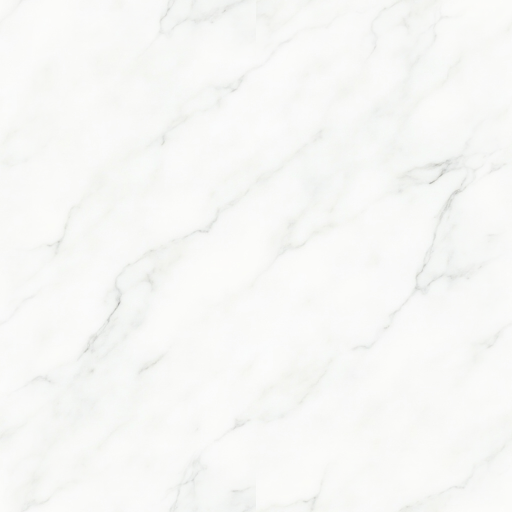
#> input picture tools/jpov/assets/sp_ui/marble/marble_sync_01.png, 1024 x 1024 px (shown at 1/2 size)
$ python make_wave_flipbook.py --src marble_sync_01.png --out out.png
#> lines starting #> are read from the running program, lines starting #| are printed output that depends on the picture
#!/usr/bin/env python3
"""make_wave_flipbook.py — 用**单张周期性纹理** + 随机水波变形烘 flipbook。

用法：
    python3 make_wave_flipbook.py --src marble_sync_01.png --method sine \\
        --out plate_wave_sine_4x4.png --frames 16 --tiles 4 --cell 256

为什么换掉「关键帧交叉淡化」：那不是水在流，是两个不同花纹的溶解（Danis 2026-10-27
「动起来了但是确实很丑」）。改为**把同一张石块往复位移**——特征在屏幕上滑、起伏，
观感是水面波动；而且因为是同一个源，任何时刻都不会出现两张石纹互相残影。

三种生成方式（--method）：
  sine    多方向正弦叠加（可预期、最像规则水波）
  ripple  多点同心涟漪（像有水滴在石面上，中心处最活跃）
  noise   周期噪声域扭曲（无序流动，最像自然水面）

三个共同保证：
1. **空间可平铺**：位移场必须是周期场（正弦用整数波数；涟漪用环面距离；
   噪声用环绕整数格点）。位移场周期 = 纹理周期 ⇒ 变形后的图依然可平铺：
   warped(x+P) = tex(x+P+d(x+P)) = tex(x+d(x))。
2. **时间可回环**：所有相位都走整数圈（相位 = 2π·f·n/frames），
   第 frames 帧的位移场**逐像素等于**第 0 帧 ⇒ 循环无跳变。
3. 采样一律用环绕（wrap）双线性，边缘不会出现黑边或拉丝。
"""

import argparse
import sys

import numpy as np
from PIL import Image


def load_source(path, cell, gain, gain_target):
    """读入单张源纹理并缩到 cell×cell（float32 [0,1] RGB）。

    gain > 0 时先做与关键帧链同一套「围绕中位亮度放大」的对比度处理：
    生图的白大理石 50% 像素挤在 ±0.005 的白平台里，不放大就看不到纹路；
    目标亮度取 0.9 让「tint 就是板材亮度」这个直觉成立。
    """
#> called with path = 'marble_sync_01.png', cell = 256, gain = 8, gain_target = 0.9
    im = Image.open(path).convert("RGB")
#> im is the input picture: PIL image 1024x1024 RGB; mean R, G, B 247.2, 247.6, 245.8
    if im.size != (cell, cell):
        im = im.resize((cell, cell), Image.LANCZOS)
#> im: PIL image 256x256 RGB
    img = np.asarray(im, dtype=np.float32) / 255.0
    if gain > 0.0:
        lum = 0.2126 * img[..., 0] + 0.7152 * img[..., 1] + 0.0722 * img[..., 2]
        median = float(np.median(lum))
#> median = 0.973
        img = np.clip(gain_target + (img - median) * gain, 0.0, 1.0)
    return img


def sample_wrap(img, x, y):
    """环绕双线性采样。x/y 是浮点像素坐标（可超出 [0,w) 任意外）。"""
    h, w = img.shape[0], img.shape[1]
    x0 = np.floor(x)
    y0 = np.floor(y)
    fx = (x - x0)[..., None]
    fy = (y - y0)[..., None]
    x0i = x0.astype(np.int64) % w
    y0i = y0.astype(np.int64) % h
    x1i = (x0i + 1) % w
    y1i = (y0i + 1) % h
    c00 = img[y0i, x0i]
    c10 = img[y0i, x1i]
    c01 = img[y1i, x0i]
    c11 = img[y1i, x1i]
    return (c00 * (1.0 - fx) * (1.0 - fy) + c10 * fx * (1.0 - fy)
            + c01 * (1.0 - fx) * fy + c11 * fx * fy)


# [35 lines left out: functions torus_dist, hash01, pnoise, not called in this run]


def field_sine(xx, yy, cell, amp, wavelength, phase01):
    """多方向正弦叠加。波数取整数 ⇒ 场以 cell 为周期（可平铺）。"""
    disp_x = np.zeros_like(xx)
    disp_y = np.zeros_like(yy)
    # (方向角, 波数倍数, 权重, 时间相位圈数) —— 固定表，保证可复现。
    waves = [
        (0.00, 1.0, 1.00, 1),
        (0.90, 1.0, 0.75, 1),
        (2.10, 2.0, 0.55, 2),
        (-0.70, 2.0, 0.40, 1),
    ]
    base_cycles = max(1.0, round(cell / max(wavelength, 1e-6)))
    for k, (ang, mult, weight, turns) in enumerate(waves):
        cycles = base_cycles * mult
        kx = np.cos(ang) * 2.0 * np.pi * cycles / cell
        ky = np.sin(ang) * 2.0 * np.pi * cycles / cell
        ph = 2.0 * np.pi * (phase01 * turns + k * 0.37)
        s = np.sin(kx * xx + ky * yy + ph) * weight
        disp_x += s * np.cos(ang) * amp
        disp_y += s * np.sin(ang) * amp
    return disp_x, disp_y


# [44 lines left out: functions field_ripple, field_noise, not called in this run]


FIELDS = {
    "sine": field_sine,
    "ripple": field_ripple,
    "noise": field_noise,
}


def main():
    ap = argparse.ArgumentParser(
        description=__doc__, formatter_class=argparse.RawDescriptionHelpFormatter)
    ap.add_argument("--src", required=True, help="单张**已无缝**的源纹理")
    ap.add_argument("--out", required=True, help="输出图集 PNG")
    ap.add_argument("--method", default="sine", choices=sorted(FIELDS),
                    help="水波生成方式（默认 sine）")
    ap.add_argument("--frames", type=int, default=16)
    ap.add_argument("--tiles", type=int, default=4)
    ap.add_argument("--cell", type=int, default=256, help="每格边长（默认 256）")
    ap.add_argument("--amp", type=float, default=10.0, help="位移幅度（像素）")
    ap.add_argument("--wavelength", type=float, default=96.0,
                    help="波长（像素，越大波越缓）")
    ap.add_argument("--contrast", type=float, default=8.0,
                    help="对比度增益（0 = 不处理；默认 8，同关键帧链）")
    ap.add_argument("--gain-target", type=float, default=0.90,
                    help="白平台落到的亮度（默认 0.90）")
    # 周期性地保证：默认强制开启，不达标直接退出码 1（不给“看着好像还行”的余地）。
    ap.add_argument("--no-verify", action="store_true",
                    help="跳过周期性自检（仅调试用；正式烘图必须开着）")
    # 另一种「首尾字面相等」的烘法：把相位改成 f/(N-1)，于是最后一格与第一格完全一样。
    # 代价：引擎按 N 格循环，会有一拍停在同一个相位（轻微顿一下）——默认不开。
    ap.add_argument("--close", action="store_true",
                    help="首尾格字面相等（f/(N-1) 烘法）；默认关，见 README 的取舍说明")
    args = ap.parse_args()

    if args.tiles * args.tiles != args.frames:
        sys.exit(f"错误：frames({args.frames}) 必须等于 tiles²({args.tiles}²)")
    if args.amp < 0.0:
        sys.exit("错误：--amp 必须 >= 0")
    if args.wavelength <= 0.0:
        sys.exit("错误：--wavelength 必须 > 0")

    src = load_source(args.src, args.cell, args.contrast, args.gain_target)
    field = FIELDS[args.method]

    # 像素中心坐标网格（避免采样正好落在整数边界上）
    gy, gx = np.mgrid[0:args.cell, 0:args.cell].astype(np.float32)
    xx = gx + 0.5
    yy = gy + 0.5

    sheet = Image.new("RGB", (args.tiles * args.cell, args.tiles * args.cell))
#> sheet: PIL image 1024x1024 RGB; every value is 0
    frames = []
    for f in range(args.frames):
        if args.close:
            # 相位含端点：[0, 1] 均匀取 N 个 → 最后一格 = 第一格（字面闭环）。
            phase01 = float(f) / float(args.frames - 1)
        else:
            # 相位走半开区间 [0, 1)，第 N 帧回到第 0 帧 ⇒ 动画意义上闭环、无重复帧。
            phase01 = float(f) / float(args.frames)
        dx, dy = field(xx, yy, float(args.cell), args.amp, args.wavelength, phase01)
        warped = sample_wrap(src, xx + dx, yy + dy)
        frames.append(warped)
        img = Image.fromarray(
            np.clip(warped * 255.0 + 0.5, 0.0, 255.0).astype(np.uint8), "RGB")
        sheet.paste(img, ((f % args.tiles) * args.cell, (f // args.tiles) * args.cell))
#> this loop made 16 passes
#> pass 1, in sample_wrap, `fy = (y - y0)[..., None]`:
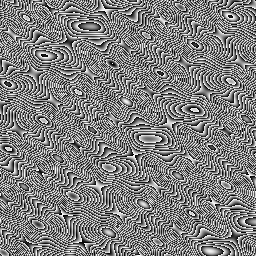
#> fy: shape (256, 256, 1) float32; min 0, max 1, mean 0.5
#> after the loop:
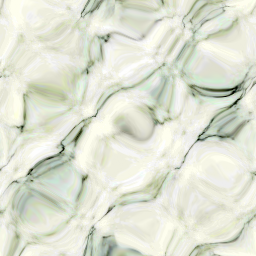
#> img: PIL image 256x256 RGB; mean R, G, B 222.5, 225.8, 210.9
#> after the loop:
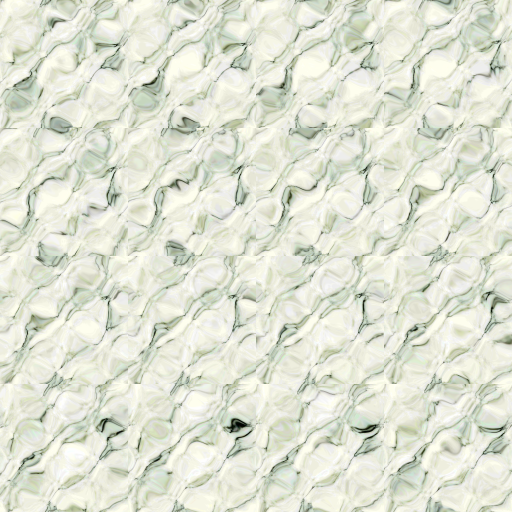
#> sheet: PIL image 1024x1024 RGB (shown at 1/2 size); mean R, G, B 223.7, 226.6, 211.9
#> after the loop, frames = 16 items

    # ---- 周期性硬校验（默认开）----
    # 检查的不是“末格长得像首格”（那条对循环动画是错的），而是两个真正的不变量：
    #   ① 位移场 phase=1.0 必须等于 phase=0.0（这才是“周期”的数学定义）；
    #   ② 回绕那一拍的帧间差不能是离群值（否则循环处会看到一跳）。
    if not args.no_verify:
        dx0, dy0 = field(xx, yy, float(args.cell), args.amp, args.wavelength, 0.0)
#> the loop in field_sine (call 17), `for k, (ang, mult, weight, turns) in enumerate(waves):` made 4 passes
#> pass 1, in field_sine (call 17), `s = np.sin(kx * xx + ky * yy + ph) * weight`:
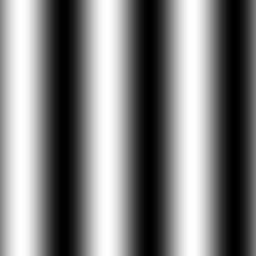
#> s: shape (256, 256) float32; min -1, max 1, mean 0; drawn with min black and max white
#> after the loop in field_sine (call 17), `for k, (ang, mult, weight, turns) in enumerate(waves):`:
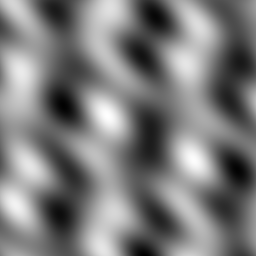
#> disp_x: shape (256, 256) float32; min -19.2, max 20.08, mean 0; drawn with min black and max white
#> after the loop in field_sine (call 17), `for k, (ang, mult, weight, turns) in enumerate(waves):`:
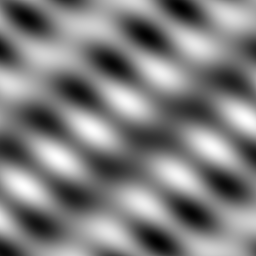
#> disp_y: shape (256, 256) float32; min -13.18, max 13.19, mean -0.00741; drawn with min black and max white
        dx1, dy1 = field(xx, yy, float(args.cell), args.amp, args.wavelength, 1.0)
#> the loop in field_sine (call 18), `for k, (ang, mult, weight, turns) in enumerate(waves):` made 4 passes
#> pass 2, in field_sine (call 18), `disp_x += s * np.cos(ang) * amp`:
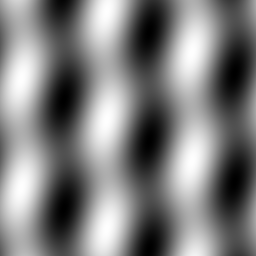
#> disp_x: shape (256, 256) float32; min -14.66, max 14.66, mean -0.0056; drawn with min black and max white
        field_err = float(max(np.abs(dx0 - dx1).max(), np.abs(dy0 - dy1).max()))
#> field_err = 2.03e-05
        diffs = [float(np.abs(frames[(i + 1) % args.frames] - frames[i]).mean() * 255.0)
                 for i in range(args.frames)]
#> diffs = [12.45, 12.77, 12.3, 12.52, 13.61, 12.79, 12.21, 12.1, 12.31, 11.5, 12.29, 13.29, 13.56, 12.54, 12.48, 13.15]
        wrap = diffs[-1]
#> wrap = 13.15
        others = diffs[:-1]
#> others = [12.45, 12.77, 12.3, 12.52, 13.61, 12.79, 12.21, 12.1, 12.31, 11.5, 12.29, 13.29, 13.56, 12.54, 12.48]
        lo, hi = min(others), max(others)
#> lo = 11.5; hi = 13.61
        print(f"  [verify] 位移场 phase1−phase0 最大偏差 = {field_err:.2e} px")
#|   [verify] 位移场 phase1−phase0 最大偏差 = 2.03e-05 px
        print(f"  [verify] 回绕拍 = {wrap:.2f} / 其余 {lo:.2f}~{hi:.2f}")
#|   [verify] 回绕拍 = 13.15 / 其余 11.50~13.61
        ok = True
        if field_err > 1e-3:
            print(f"  [verify] ✗ 位移场不是周期场（|Δ|={field_err:.3e} > 1e-3）")
            ok = False
        # 回绕拍允许落在其余拍的 [0.75, 1.3] 范围（均值/标准差对样本量敏感，用极值更直观）
        if not (wrap >= lo * 0.75 and wrap <= hi * 1.3):
            print(f"  [verify] ✗ 回绕拍是离群值：{wrap:.2f} 不在 [{lo:.2f},{hi:.2f}] "
                  f"的 ±25%/30% 容差内")
            ok = False
        if not ok:
            sys.exit("周期校验失败：不肯输出不闭合的 flipbook（--no-verify 可强制跳过）")

    sheet.save(args.out)

    # 自检：帧间差 + 回环差（15→0 应落在同一区间，否则循环会跳）
    diffs = [float(np.abs(frames[(i + 1) % args.frames] - frames[i]).mean() * 255.0)
             for i in range(args.frames)]
    print(f"method={args.method} amp={args.amp} lambda={args.wavelength} "
          f"frames={args.frames} → {args.out}")
    print(f"  帧间平均差: min={min(diffs):.2f} max={max(diffs):.2f} "
          f"回环(末→首)={diffs[-1]:.2f}")
#|   帧间平均差: min=11.50 max=13.61 回环(末→首)=13.15


if __name__ == "__main__":
    main()

$ run again, with tools/jpov/assets/sp_ui/marble/marble_sync_00.png copied over tools/jpov/assets/sp_ui/marble/marble_sync_01.png
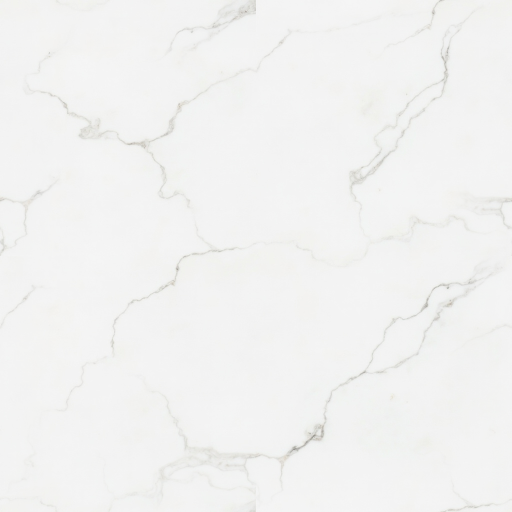
#> input picture tools/jpov/assets/sp_ui/marble/marble_sync_00.png, 1024 x 1024 px (shown at 1/2 size)
#> in load_source, im is the input picture: PIL image 1024x1024 RGB; mean R, G, B 241.8, 241.9, 241.2
#> im: PIL image 256x256 RGB
#> median = 0.953
#> after the loop in main, `for f in range(args.frames):`:
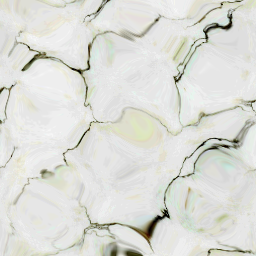
#> img: PIL image 256x256 RGB; mean R, G, B 219.5, 220.5, 215
#> after the loop in main, `for f in range(args.frames):`:
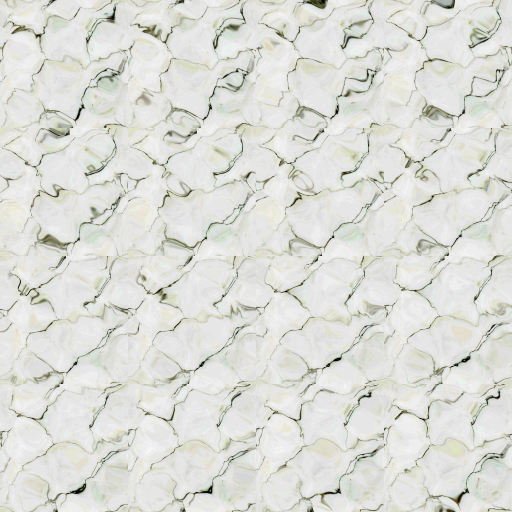
#> sheet: PIL image 1024x1024 RGB (shown at 1/2 size); mean R, G, B 220.2, 221.1, 215.7
#> after the loop in main, `for f in range(args.frames):`: frames = 16 items
#> field_err = 2.03e-05
#> diffs = [13.48, 14.57, 12.94, 12.89, 12.5, 11.53, 11.02, 10.72, 10.8, 10.4, 9.51, 9.96, 9.94, 10.47, 11.78, 12.48]
#> wrap = 12.48
#> others = [13.48, 14.57, 12.94, 12.89, 12.5, 11.53, 11.02, 10.72, 10.8, 10.4, 9.51, 9.96, 9.94, 10.47, 11.78]
#> lo = 9.51; hi = 14.57
#|   [verify] 位移场 phase1−phase0 最大偏差 = 2.03e-05 px
#|   [verify] 回绕拍 = 12.48 / 其余 9.51~14.57
#|   帧间平均差: min=9.51 max=14.57 回环(末→首)=12.48

$ run again, with tools/jpov/assets/sp_ui/marble/marble_sync_02.png copied over tools/jpov/assets/sp_ui/marble/marble_sync_01.png
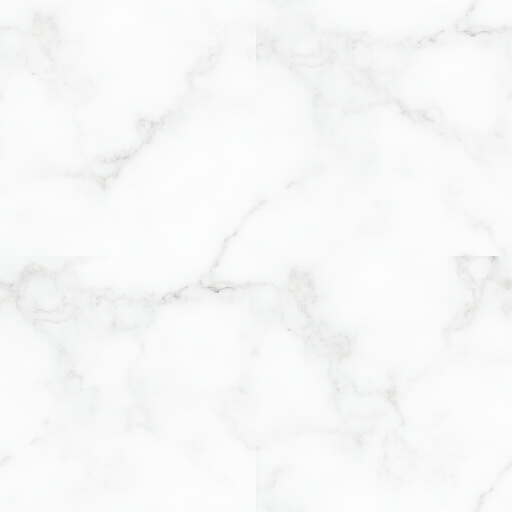
#> input picture tools/jpov/assets/sp_ui/marble/marble_sync_02.png, 1024 x 1024 px (shown at 1/2 size)
#> in load_source, im is the input picture: PIL image 1024x1024 RGB; mean R, G, B 246.9, 248, 247.3
#> im: PIL image 256x256 RGB
#> median = 0.976
#> after the loop in main, `for f in range(args.frames):`:
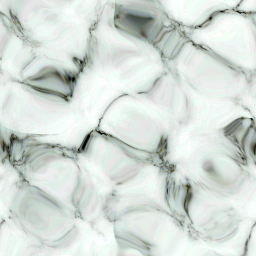
#> img: PIL image 256x256 RGB; mean R, G, B 211.5, 220.1, 215.1
#> after the loop in main, `for f in range(args.frames):`:
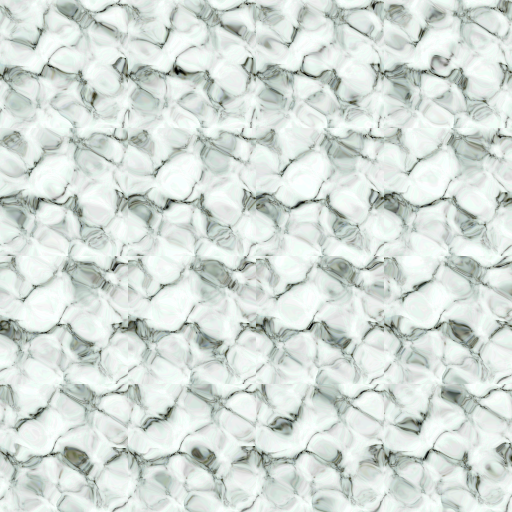
#> sheet: PIL image 1024x1024 RGB (shown at 1/2 size); mean R, G, B 212.4, 221, 216.1
#> after the loop in main, `for f in range(args.frames):`: frames = 16 items
#> field_err = 2.03e-05
#> diffs = [13.51, 14.24, 13.85, 14.15, 12.72, 12.32, 11.95, 11.96, 12.2, 13.57, 13.63, 12.99, 13.14, 14.13, 13.17, 13.13]
#> wrap = 13.13
#> others = [13.51, 14.24, 13.85, 14.15, 12.72, 12.32, 11.95, 11.96, 12.2, 13.57, 13.63, 12.99, 13.14, 14.13, 13.17]
#> lo = 11.95; hi = 14.24
#|   [verify] 位移场 phase1−phase0 最大偏差 = 2.03e-05 px
#|   [verify] 回绕拍 = 13.13 / 其余 11.95~14.24
#|   帧间平均差: min=11.95 max=14.24 回环(末→首)=13.13

$ run again, with tools/jpov/assets/sp_ui/marble/marble_sync_03.png copied over tools/jpov/assets/sp_ui/marble/marble_sync_01.png
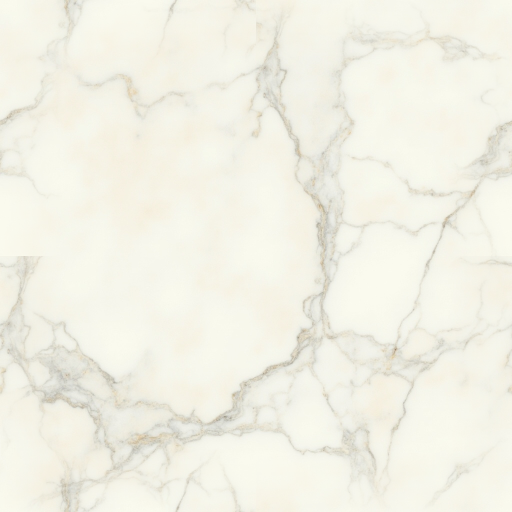
#> input picture tools/jpov/assets/sp_ui/marble/marble_sync_03.png, 1024 x 1024 px (shown at 1/2 size)
#> in load_source, im is the input picture: PIL image 1024x1024 RGB; mean R, G, B 242.1, 241, 229.2
#> im: PIL image 256x256 RGB
#> median = 0.953
#> after the loop in main, `for f in range(args.frames):`:
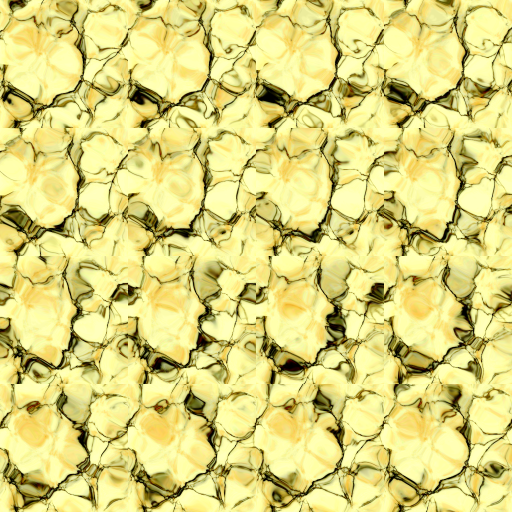
#> sheet: PIL image 1024x1024 RGB (shown at 1/2 size); mean R, G, B 219.1, 211.2, 124.7
#> after the loop in main, `for f in range(args.frames):`: frames = 16 items
#> field_err = 2.03e-05
#> diffs = [24.36, 24.2, 21.95, 21.53, 21.99, 22.88, 23.42, 24.76, 25.95, 27.13, 25.13, 23.69, 22.66, 21.91, 24.12, 22.96]
#> wrap = 22.96
#> others = [24.36, 24.2, 21.95, 21.53, 21.99, 22.88, 23.42, 24.76, 25.95, 27.13, 25.13, 23.69, 22.66, 21.91, 24.12]
#> lo = 21.53; hi = 27.13
#|   [verify] 位移场 phase1−phase0 最大偏差 = 2.03e-05 px
#|   [verify] 回绕拍 = 22.96 / 其余 21.53~27.13
#|   帧间平均差: min=21.53 max=27.13 回环(末→首)=22.96
